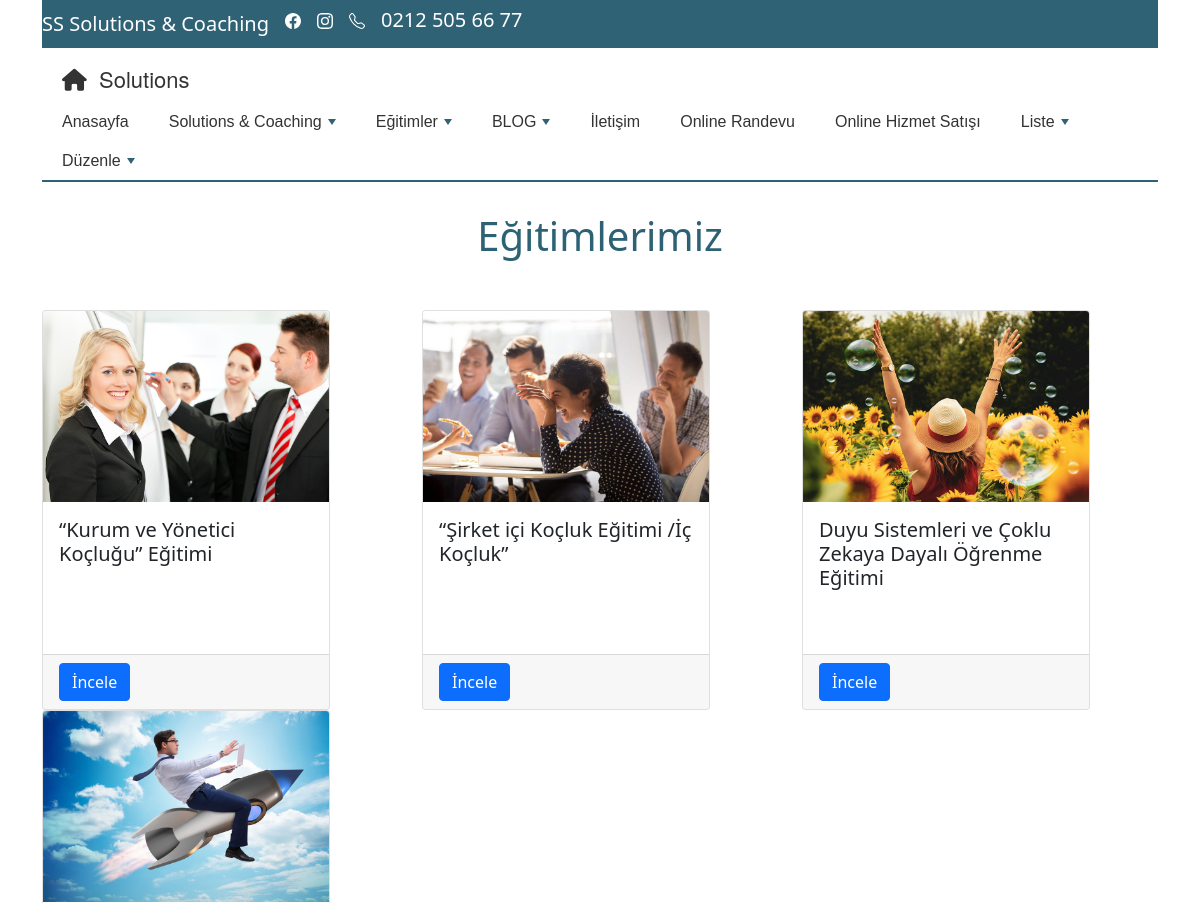
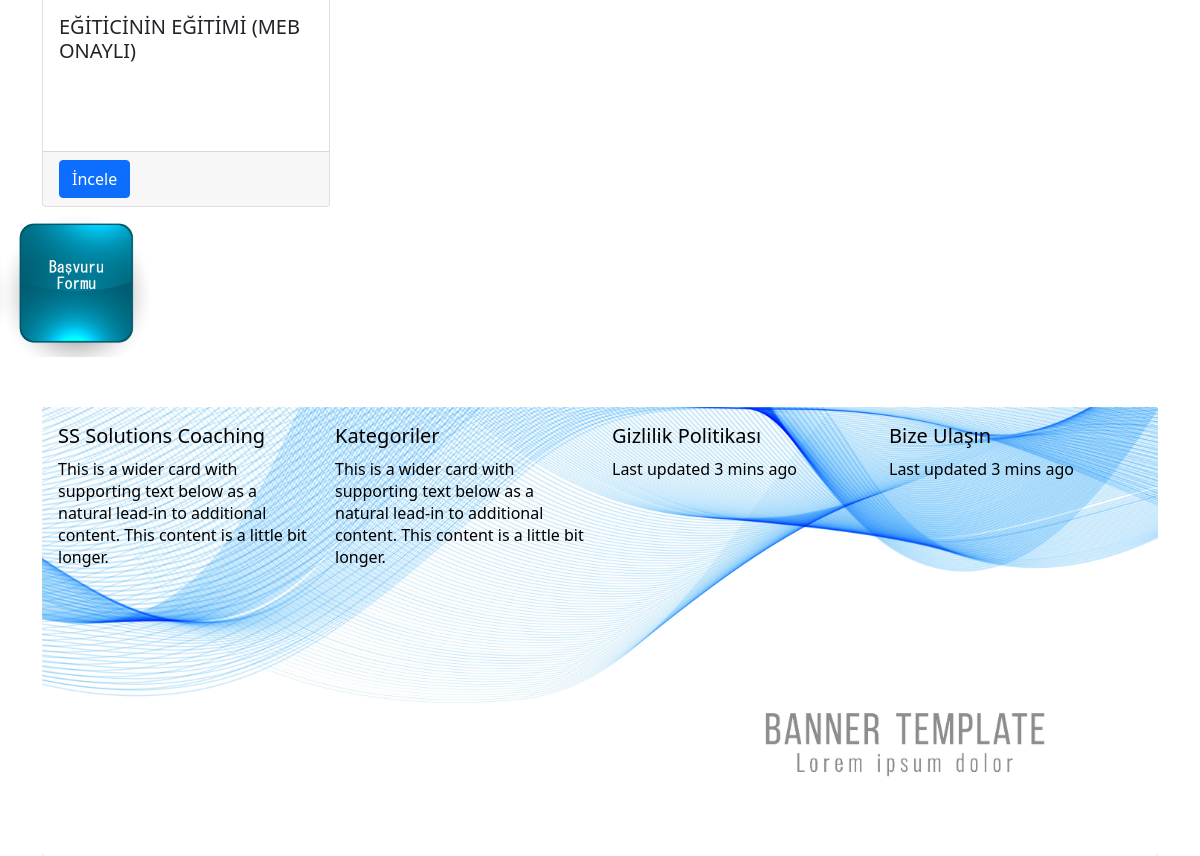
Screenshot of /onlinesatis/ with the database file from the repository (2 pictures, top to bottom).
### mysite/models.py (models this page shows)
class Menu(models.Model):
    menuadi = models.CharField(max_length=100, verbose_name='Menu Adi')
    ustmenuadi = models.CharField(max_length=100, verbose_name='Bağlantı Yapılacak Menü Adı', blank=True, null=True)
    editor = RichTextField(verbose_name="Sayfa İçeriği", null=True, blank=True)
    sira = models.IntegerField(verbose_name="Alt Menu Sırası", null=True, blank=True)
    durum = models.BooleanField(blank=True, null=True, verbose_name='Aktif')
    dosya = models.FileField(blank=True, null=True, )

class Urun(models.Model):
    id=models.IntegerField(primary_key=True)
    urunadi=models.CharField(max_length=100, verbose_name='Ürün Adı')
    urunfiyat=models.CharField(max_length=100, verbose_name='Ürün Fiyatı')
    aciklama=RichTextField(verbose_name="Tanıtım", null=True, blank=True)
    img = models.ImageField(blank=True, null=True, )

### mysite/views.py (the view)
# urls.py: path('onlinesatis/', views.onlinesatis_list),
def onlinesatis_list(request, pk: int = None):
    menuler = Menu.objects.filter(durum=True).exclude(ustmenuadi="Anasayfa").order_by('sira')
    menuanasayfa = Menu.objects.filter(ustmenuadi="Anasayfa", durum=True)
    if pk:
        urun = Urun.objects.get(id=pk)
        context = {
            'urun': urun,
            'menuler': menuler,
            'menuanasayfa': menuanasayfa,
        }
        return render(request, 'anasayfa/onlinesatis_detay.html', context)
    else:
        urun1 = Urun.objects.all()
        urun = urun1.order_by('urunfiyat')
        context = {
            'urun': urun,
            'baslik': "Eğitimlerimiz",
            'menuler': menuler,
            'menuanasayfa': menuanasayfa,
        }
        return render(request, 'anasayfa/onlinesatis.html', context)

### mysite/templates/anasayfa/onlinesatis.html
{% extends "anasayfa/base.html" %}
{% block baslik %}
        <div class="container text-center" >
            {{baslik}}
        </div>
{% endblock %}
{% block content %}
<div class="container" style="margin-top:50px;">
    <div class="row row-cols-8">
      {% for urun in urun %}
        <div class="col">
                <div class="card" style="width: 18rem; height:400px;">
                  <img src="{{urun.img.url}}" class="card-img-top" alt="...">
                  <div class="card-body">
                    <h5 class="card-title">{{urun.urunadi}}</h5>
                  </div>
                    <div class="card-footer text-muted">
                        <a href="/onlinesatis/{{urun.id}}" class="btn btn-primary">İncele</a>
                    </div>
                </div>
        </div>
        {% endfor %}
    </div>
</div>
{% endblock %}

### mysite/templates/anasayfa/menu.html (shortened to what this page needs)
<nav class="main-nav" role="navigation">
   <h2 class="nav-brand"><a href="/"><i class="fas fa-home"></i> &nbsp;Solutions</a></h2>
    <ul id="main-menu" class="sm sm-mint">
        <li><a href="/">Anasayfa</a></li>
        <li><a href="#">Solutions & Coaching</a>
        </li>
        <li><a href="#">Eğitimler</a>
        </li>
        <li><a href="#">BLOG</a>
        </li>
        <li><a href="/iletisim/">İletişim</a></li>
        <li><a href="/onlinerandevu/">Online Randevu</a></li>
        <li><a href="/onlinesatis/">Online Hizmet Satışı</a></li>
        {% for a_menuanasayfa in menuanasayfa %}
        <li><a href="/menuicerik/{{a_menuanasayfa.id}}" >{{a_menuanasayfa.menuadi}}</a>
            </li>
        {% endfor %}
    </ul>
</nav>

### mysite/static/style_anasayfa.css (style rules this page uses)
.main-nav { border-bottom: 2px solid #2F6275; background: #fff; }
.main-nav:after { clear: both; content: "\00a0"; display: block; height: 0; font: 0px/0 serif; overflow: hidden; }
.nav-brand { float: left; margin: 0; }
.nav-brand a { display: block; padding: 11px 11px 11px 20px; color: #333; font-family: 'Helvetica Neue', Helvetica, Arial, sans-serif; font-size: 22px; font-weight: normal; line-height: 17px; text-decoration: none; }
#main-menu { clear: both; border-bottom: 0; }
@media (min-width: 768px) { #main-menu { float: right; clear: none; } }
#main-menu-state:not(:checked) ~ #main-menu { display: none; }
@media (min-width: 768px) { #main-menu-state:not(:checked) ~ #main-menu { display: block; } }
body { margin: 8px; background: #fff; color: #aaa; font: 16px/1.5em 'Helvetica Neue', Helvetica, Arial, sans-serif; }

### mysite/static/smartmenus/css/sm-core-css.css (style rules this page uses)
.sm { box-sizing:border-box;position:relative;z-index:1000;-webkit-tap-highlight-color:rgba(0,0,0,0); }
.sm,.sm ul,.sm li { display:block;list-style:none;margin:0;padding:0;line-height:normal;direction:ltr;text-align:left; }
.sm li,.sm a { position:relative; }
.sm a { display:block; }
.sm::after { content:"";display:block;height:0;font:0px/0 serif;clear:both;overflow:hidden; }
.sm *,.sm *::before,.sm *::after { box-sizing:inherit; }

### mysite/static/smartmenus/css/sm-mint.css (style rules this page uses)
.sm-mint { border-top: 2px solid #2F6275; border-bottom: 2px solid #2F6275; background: #fff; }
.sm-mint a, .sm-mint a:hover, .sm-mint a:focus, .sm-mint a:active { padding: 13px 20px; padding-right: 58px; color: #333; font-family: Arial, sans-serif; font-size: 16px; font-weight: normal; line-height: 17px; text-decoration: none; }
.sm-mint li { border-top: 1px solid rgba(141, 184, 99, 0.2); }
.sm-mint > li:first-child { border-top: 0; }
@media (min-width: 768px) { .sm-mint li { float: left; } }
@media (min-width: 768px) { .sm-mint a { white-space: nowrap; } }
@media (min-width: 768px) { .sm-mint { border-top: 0; background: transparent; } }
@media (min-width: 768px) { .sm-mint a, .sm-mint a:hover, .sm-mint a:focus, .sm-mint a:active, .sm-mint a.highlighted { padding: 11px 20px; color: #333; border-radius: 4px 4px 0 0; } }
@media (min-width: 768px) { .sm-mint a.has-submenu { padding-right: 34px; } }
@media (min-width: 768px) { .sm-mint li { border-top: 0; } }

### rows the page displays
Menu: menuadi "Liste"
Menu: menuadi "Düzenle"
Urun: img (picture), urunadi "“Kurum ve Yönetici Koçluğu” Eğitimi"
Urun: img (picture), urunadi "“Şirket içi Koçluk Eğitimi /İç Koçluk”"
Urun: img (picture), urunadi "Duyu Sistemleri ve Çoklu Zekaya Dayalı Öğrenme Eğitimi"
Urun: img (picture), urunadi "EĞİTİCİNİN EĞİTİMİ (MEB ONAYLI)"

### other values shown
{{ baslik }} "Eğitimlerimiz"
